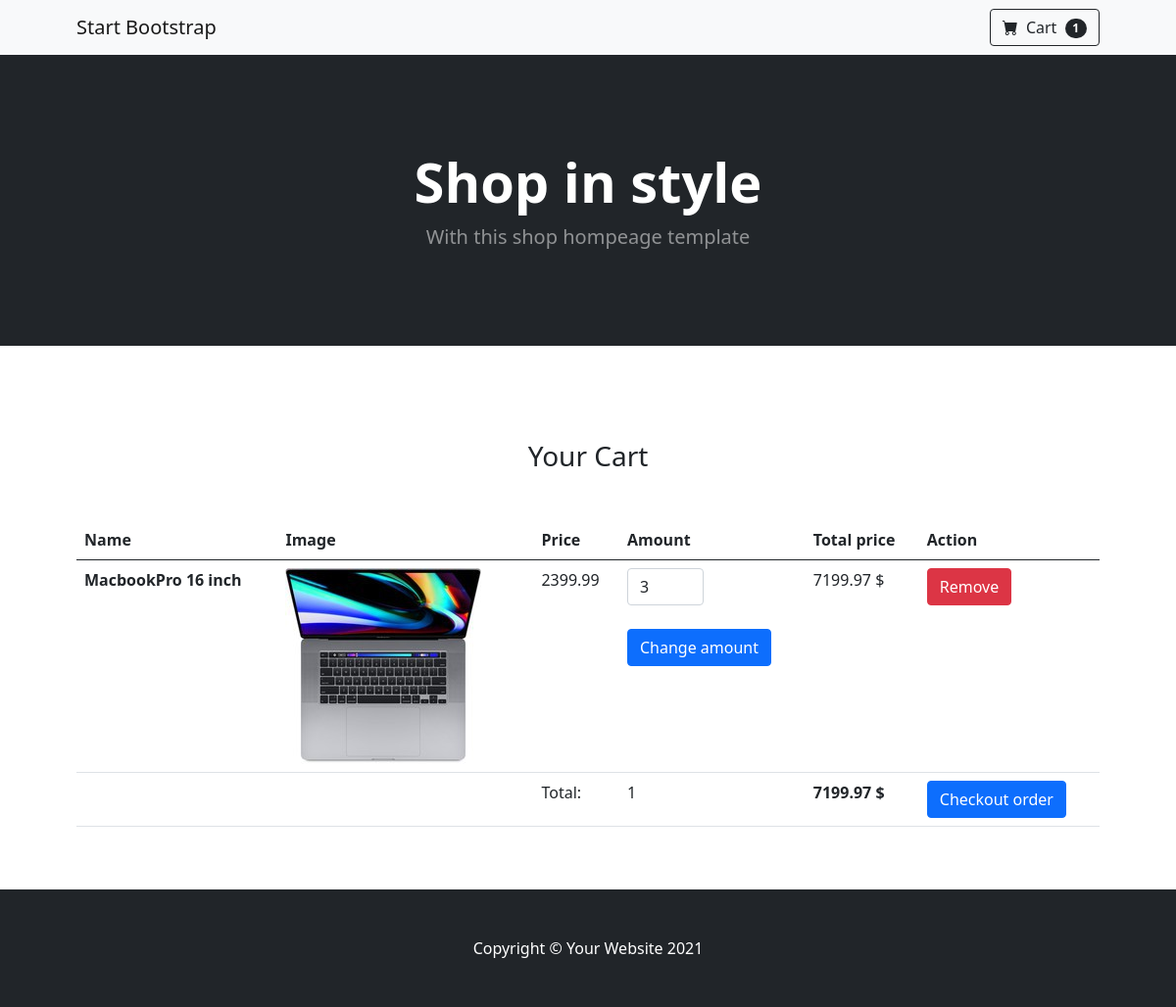
The page /cart/ (signed in) on the database as committed earlier.
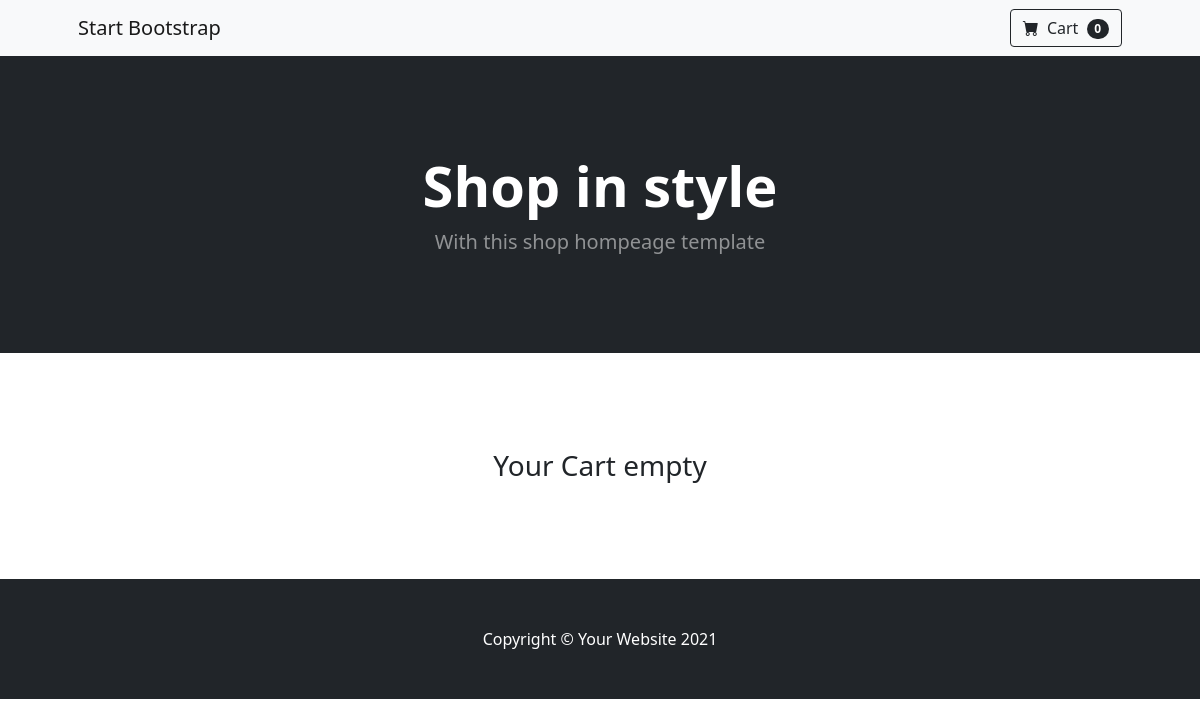
The same page on the database as committed later.
### mainapp/models.py (models this page shows, shortened)
class Cart(models.Model):
    owner = models.ForeignKey('Customer', null=True, verbose_name='owner', on_delete=models.CASCADE)
    products = models.ManyToManyField(CartProduct, blank=True, related_name='related_cart')
    total_products = models.PositiveIntegerField(default=0)
    final_price = models.DecimalField(max_digits=9, default=0, decimal_places=2, verbose_name='Final Price')
    in_order = models.BooleanField(default=False)
    for_anonymous_user = models.BooleanField(default=False)

class CartProduct(models.Model):
    user = models.ForeignKey('Customer', verbose_name='Customer', on_delete=models.CASCADE)
    cart = models.ForeignKey('Cart', verbose_name='Cart', on_delete=models.CASCADE, related_name='related_products')
    content_type = models.ForeignKey(ContentType, on_delete=models.CASCADE)
    object_id = models.PositiveIntegerField()
    content_object = GenericForeignKey('content_type', 'object_id')
    qty = models.PositiveIntegerField(default=1)
    final_price = models.DecimalField(max_digits=9, decimal_places=2, default=0, verbose_name='Final Price')

class Product(models.Model):
    MIN_RESOLUTION = (400, 400)
    MAX_RESOLUTION = (800, 800)
    MAX_IMAGE_SIZE = 314572800000
    class Meta:
        abstract = True
    category = models.ForeignKey(Category, verbose_name='Category', on_delete=models.CASCADE)
    title = models.CharField(max_length=255, verbose_name='Product name')
    slug = models.SlugField(unique=True)
    image = models.ImageField(verbose_name='Image')
    description = models.TextField(verbose_name='Description', null=True)
    price = models.DecimalField(max_digits=9, decimal_places=2, verbose_name='Price')
    def get_model_name(self):
        return self.__class__.__name__.lower()

class Notebook(Product):
    diagonal = models.CharField(max_length=255, verbose_name='diagonal')
    display = models.CharField(max_length=255, verbose_name='display type')
    processor_freq = models.CharField(max_length=255, verbose_name='Processor Frequency')
    ram = models.CharField(max_length=255, verbose_name='RAM')
    video = models.CharField(max_length=255, verbose_name='Video Card')
    time_without_charge = models.CharField(max_length=255, verbose_name='Battery work time')

### mainapp/views.py (the view)
# urls.py: path('cart/', CartView.as_view(), name='cart'),
class CartView(CartMixin, View):
    def get(self, request, *args, **kwargs):
        categories = Category.objects.get_categories_for_left_sidebar()
        context = {
            'cart': self.cart,
            'categories': categories
        }
        return render(request, 'cart.html', context)

### mainapp/mixins.py (called while the page is built)
    def dispatch(self, request, *args, **kwargs):
        if request.user.is_authenticated:
            customer = Customer.objects.filter(user=request.user).first()
            if not customer:
                customer = Customer.objects.create(
                    user=request.user
                )
            cart = Cart.objects.filter(owner=customer, in_order=False).first()
            if not cart:
                cart = Cart.objects.create(owner=customer)
        else:
            cart = Cart.objects.filter(for_anonymous_user=True).first()
            if not cart:
                cart = Cart.objects.create(for_anonymous_user=True)
        self.cart = cart
        return super().dispatch(request, *args, **kwargs)

### mainapp/models.py (called while the page is built)
def get_models_for_count(*model_names):
    return [models.Count(model_name) for model_name in model_names]

    def get_queryset(self):
        return super().get_queryset()

    def get_absolute_url(self):
        return reverse('category_detail', kwargs={'slug': self.slug})

### mainapp/templates/cart.html (shortened to what this page needs)
{% extends 'base.html' %}
{% block content %}
<h3 class="text-center mt-5 mb-5">Your Cart {% if not cart.products.count %} empty{% endif %}</h3>
{% if cart.products.count %}
<table class="table">
  <thead>
    <tr>
      <th scope="col">Name</th>
      <th scope="col">Image</th>
      <th scope="col">Price</th>
      <th scope="col">Amount</th>
        <th scope="col">Total price</th>
      <th scope="col">Action</th>
    </tr>
  </thead>
  <tbody>
    {% for item in cart.products.all %}
    <tr>
      <th scope="row">{{ item.content_object.title}}</th>
      <td class="w-25"><img src="{{ item.content_object.image.url }}" class="img-fluid"</td>
      <td>{{ item.content_object.price}}</td>
      <td>
        <form action="{% url 'change_qty' ct_model=item.content_object.get_model_name slug=item.content_object.slug %}" method="POST">
          <input class="form-control" name="qty" style="width: 78px" min="1" type="number" value="{{ item.qty }}">
          <br>
          <input type="submit" class="btn btn-primary" value="Change amount">
        </form>
      </td>
        <td>{{ item.final_price }} $</td>
      <td>
        <a href="{% url 'delete_from_cart' ct_model=item.content_object.get_model_name slug=item.content_object.slug %}"><button class="btn btn-danger">Remove</button></a>
      </td>
    </tr>
    {% endfor %}
    <tr>
      <td colspan="2"></td>
      <td>Total:</td>
      <td>{{ cart.total_products }}</td>
      <td><strong>{{ cart.final_price }} $</strong></td>
      <td><a href="{% url 'checkout' %}"><button class="btn btn-primary">Checkout order</button></a></td>
    </tr>
  </tbody>
</table>
{% endif %}
{% endblock content %}

### mainapp/templates/base.html (shortened to what this page needs)
<!DOCTYPE html>
<html lang="en">
    <head>
        <link href="https://cdn.jsdelivr.net/npm/bootstrap-icons@1.5.0/font/bootstrap-icons.css" rel="stylesheet" />
        <link href="https://cdn.jsdelivr.net/npm/bootstrap@5.0.1/dist/css/bootstrap.min.css" rel="stylesheet">
    </head>
    <body>
        <nav class="navbar navbar-expand-lg navbar-light bg-light">
            <div class="container px-4 px-lg-5">
                <a class="navbar-brand" href="#!">Start Bootstrap</a>
                <div class="collapse navbar-collapse" id="navbarSupportedContent">
                    <ul class="navbar-nav me-auto mb-2 mb-lg-0 ms-lg-4">
                        <li class="nav-item"><a class="nav-link active" aria-current="page" href="#!"></a></li>
                        <li class="nav-item"><a class="nav-link" href="#!"></a></li>
                    </ul>
                    <form class="d-flex">
                        <a href="{% url 'cart' %}"><div class="btn btn-outline-dark">
                            <i class="bi-cart-fill me-1"></i>
                            Cart
                            <span class="badge bg-dark text-white ms-1 rounded-pill">{{ cart.products.count }}</span>
                        </div></a>
                    </form>
                </div>
            </div>
        </nav>
        <header class="bg-dark py-5">
            <div class="container px-4 px-lg-5 my-5">
                <div class="text-center text-white">
                    <h1 class="display-4 fw-bolder">Shop in style</h1>
                    <p class="lead fw-normal text-white-50 mb-0">With this shop hompeage template</p>
                </div>
            </div>
        </header>
        <section class="py-5">
            <div class="container px-4 px-lg-5 mt-5">
                {% block content %}{% endblock content %}
            </div>
        </section>
        <footer class="py-5 bg-dark">
            <div class="container"><p class="m-0 text-center text-white">Copyright &copy; Your Website 2021</p></div>
        </footer>
    </body>
</html>

Rows that differ between the two databases and show on the page:
no longer on this page (row edited): Cart: products.count "1", total_products "1", final_price "7199.97"
no longer on this page (row unchanged): CartProduct: content_object "MacbookPro 16 inch", content_object.image (picture), content_object.price "2399.99", qty "3", final_price "7199.97"
added Cart: products.count "0"
Other text that changed with them:
text no longer shown: "Name Image Price Amount Total price Action Total: $ Checkout order"
text now shown: "empty"
